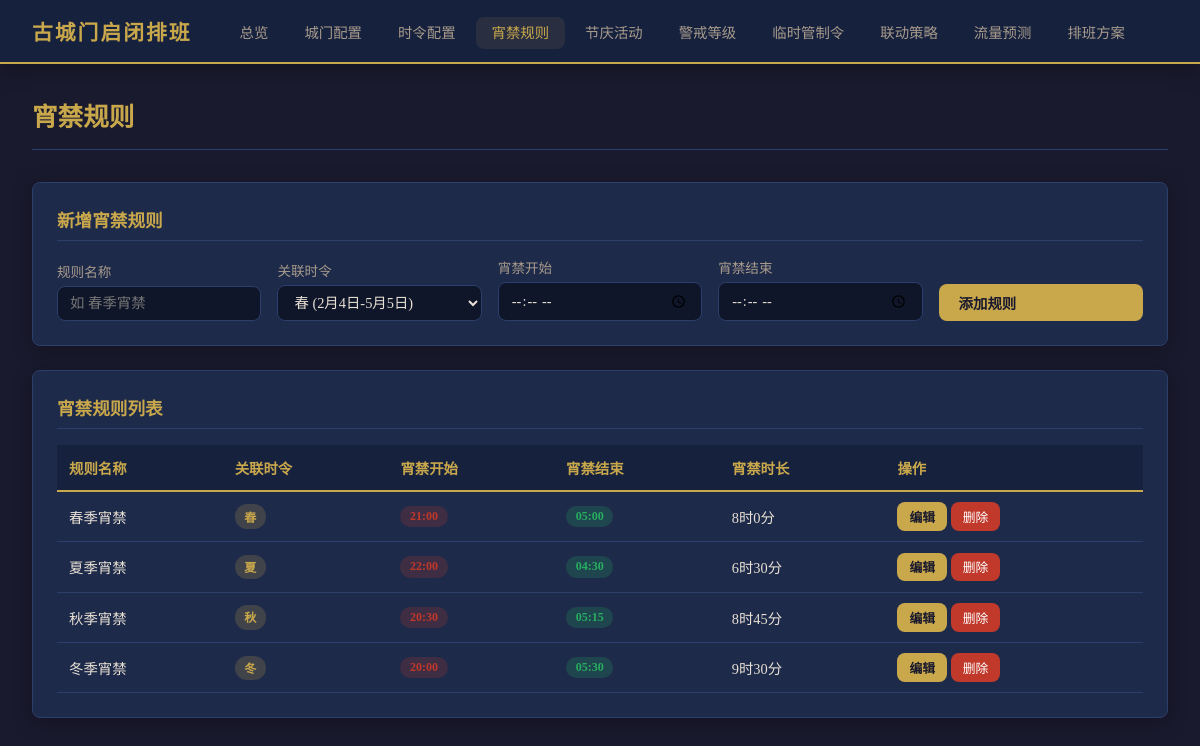
The app's page /curfews with its own data.
### tables this page shows
CREATE TABLE curfew_rules (
            id INTEGER PRIMARY KEY AUTOINCREMENT,
            rule_name TEXT NOT NULL,
            season_id INTEGER NOT NULL,
            curfew_start TEXT NOT NULL,
            curfew_end TEXT NOT NULL,
            FOREIGN KEY (season_id) REFERENCES seasons(id) ON DELETE CASCADE
        );

CREATE TABLE seasons (
            id INTEGER PRIMARY KEY AUTOINCREMENT,
            season_name TEXT UNIQUE NOT NULL,
            start_month INTEGER NOT NULL,
            start_day INTEGER NOT NULL,
            end_month INTEGER NOT NULL,
            end_day INTEGER NOT NULL,
            sunrise_time TEXT NOT NULL,
            sunset_time TEXT NOT NULL
        );

### main.py (the view)
@app.get("/curfews", response_class=HTMLResponse)
async def curfews_page(request: Request, error: str = None):
    conn = get_db()
    curfews = conn.execute(
        "SELECT cr.*, s.season_name FROM curfew_rules cr JOIN seasons s ON cr.season_id = s.id ORDER BY s.start_month"
    ).fetchall()
    seasons = conn.execute("SELECT * FROM seasons ORDER BY start_month").fetchall()
    conn.close()
    return templates.TemplateResponse("curfews.html", {
        "request": request,
        "curfews": curfews,
        "seasons": seasons,
        "active_page": "curfews",
        "error_msg": error,
    })

### templates/curfews.html (shortened to what this page needs)
{% extends "base.html" %}
{% block content %}
<div class="page-header">
    <h1>宵禁规则</h1>
</div>
<div class="card">
    <h2>新增宵禁规则</h2>
    <form action="/curfews/add" method="post" class="form-grid">
        <div class="form-group">
            <label>规则名称</label>
            <input type="text" name="rule_name" required placeholder="如 春季宵禁">
        </div>
        <div class="form-group">
            <label>关联时令</label>
            <select name="season_id" required>
                {% for s in seasons %}
                <option value="{{ s.id }}">{{ s.season_name }} ({{ s.start_month }}月{{ s.start_day }}日-{{ s.end_month }}月{{ s.end_day }}日)</option>
                {% endfor %}
            </select>
        </div>
        <div class="form-group">
            <label>宵禁开始</label>
            <input type="time" name="curfew_start" required>
        </div>
        <div class="form-group">
            <label>宵禁结束</label>
            <input type="time" name="curfew_end" required>
        </div>
        <div class="form-group">
            <label>&nbsp;</label>
            <button type="submit" class="btn btn-primary">添加规则</button>
        </div>
    </form>
</div>
<div class="card">
    <h2>宵禁规则列表</h2>
    <div class="table-responsive">
        <table>
            <thead>
                <tr>
                    <th>规则名称</th>
                    <th>关联时令</th>
                    <th>宵禁开始</th>
                    <th>宵禁结束</th>
                    <th>宵禁时长</th>
                    <th>操作</th>
                </tr>
            </thead>
            <tbody>
                {% for c in curfews %}
                <tr>
                    <td>{{ c.rule_name }}</td>
                    <td><span class="badge badge-gold">{{ c.season_name }}</span></td>
                    <td><span class="badge badge-red">{{ c.curfew_start }}</span></td>
                    <td><span class="badge badge-green">{{ c.curfew_end }}</span></td>
                    <td>
                        {% set cs = c.curfew_start.split(':')[0]|int * 60 + c.curfew_start.split(':')[1]|int %}
                        {% set ce = c.curfew_end.split(':')[0]|int * 60 + c.curfew_end.split(':')[1]|int %}
                        {% if ce > cs %}
                            {% set dur = 1440 - cs + ce %}
                        {% else %}
                            {% set dur = ce - cs + 1440 %}
                        {% endif %}
                        {{ dur // 60 }}时{{ dur % 60 }}分
                    </td>
                    <td>
                        <button type="button" class="btn btn-primary btn-sm" onclick="openEditModal({{ c.id }}, '{{ c.rule_name }}', {{ c.season_id }}, '{{ c.curfew_start }}', '{{ c.curfew_end }}')">编辑</button>
                        <form action="/curfews/delete/{{ c.id }}" method="post" style="display:inline;"
                              onsubmit="return confirm('确定删除规则 {{ c.rule_name }}？')">
                            <button type="submit" class="btn btn-danger btn-sm">删除</button>
                        </form>
                    </td>
                </tr>
                {% endfor %}
            </tbody>
        </table>
    </div>
</div>
{% endblock %}

### static/css/style.css (style rules this page uses)
:root { --bg-primary: #1a1a2e; --bg-secondary: #16213e; --bg-card: #1e2a4a; --bg-input: #0f1629; --text-primary: #e8e0d4; --text-secondary: #a89b8c; --accent-gold: #c9a84c; --accent-red: #c0392b; --accent-green: #27ae60; --accent-blue: #2980b9; --accent-orange: #e67e22; --accent-purple: #8e44ad; --border-color: #2c3e6b; --shadow: 0 4px 20px rgba(0,0,0,0.3); --radius: 8px; }
* { margin: 0; padding: 0; box-sizing: border-box; }
body { font-family: "Noto Serif SC", "Songti SC", "SimSun", serif; background: var(--bg-primary); color: var(--text-primary); min-height: 100vh; }
.page-header { display: flex; justify-content: space-between; align-items: center; margin-bottom: 2rem; padding-bottom: 1rem; border-bottom: 1px solid var(--border-color); }
.page-header h1 { font-size: 1.6rem; color: var(--accent-gold); font-weight: 600; }
.card { background: var(--bg-card); border: 1px solid var(--border-color); border-radius: var(--radius); padding: 1.5rem; margin-bottom: 1.5rem; box-shadow: var(--shadow); }
.card h2 { font-size: 1.1rem; color: var(--accent-gold); margin-bottom: 1rem; padding-bottom: 0.5rem; border-bottom: 1px solid var(--border-color); }
.form-grid { display: grid; grid-template-columns: repeat(auto-fill, minmax(200px, 1fr)); gap: 1rem; align-items: end; }
.form-group { display: flex; flex-direction: column; gap: 0.3rem; }
.form-group label { font-size: 0.85rem; color: var(--text-secondary); }
.form-group input, .form-group select, .form-group textarea { background: var(--bg-input); border: 1px solid var(--border-color); color: var(--text-primary); padding: 0.5rem 0.75rem; border-radius: var(--radius); font-size: 0.9rem; font-family: inherit; }
.btn { padding: 0.5rem 1.25rem; border: none; border-radius: var(--radius); cursor: pointer; font-size: 0.9rem; font-family: inherit; transition: all 0.2s; text-decoration: none; display: inline-flex; align-items: center; gap: 0.4rem; }
.btn-primary { background: var(--accent-gold); color: var(--bg-primary); font-weight: 600; }
.btn-danger { background: var(--accent-red); color: white; font-size: 0.8rem; padding: 0.3rem 0.75rem; }
.btn-sm { font-size: 0.8rem; padding: 0.3rem 0.75rem; }
table { width: 100%; border-collapse: collapse; font-size: 0.9rem; }
th { background: var(--bg-secondary); color: var(--accent-gold); padding: 0.75rem; text-align: left; font-weight: 600; border-bottom: 2px solid var(--accent-gold); white-space: nowrap; }
td { padding: 0.65rem 0.75rem; border-bottom: 1px solid var(--border-color); }
.badge { display: inline-block; padding: 0.2rem 0.6rem; border-radius: 12px; font-size: 0.75rem; font-weight: 600; }
.badge-gold { background: rgba(201,168,76,0.2); color: var(--accent-gold); }
.badge-red { background: rgba(192,57,43,0.2); color: var(--accent-red); }
.badge-green { background: rgba(39,174,96,0.2); color: var(--accent-green); }
.table-responsive { overflow-x: auto; }

### records on screen
curfew_rules: rule_name "春季宵禁", season_name "春", curfew_start "21:00", curfew_end "05:00", dur "8", dur "0"
curfew_rules: rule_name "夏季宵禁", season_name "夏", curfew_start "22:00", curfew_end "04:30", dur "6", dur "30"
curfew_rules: rule_name "秋季宵禁", season_name "秋", curfew_start "20:30", curfew_end "05:15", dur "8", dur "45"
curfew_rules: rule_name "冬季宵禁", season_name "冬", curfew_start "20:00", curfew_end "05:30", dur "9", dur "30"

### other values on screen
form field season_id "春 (2月4日-5月5日)"
